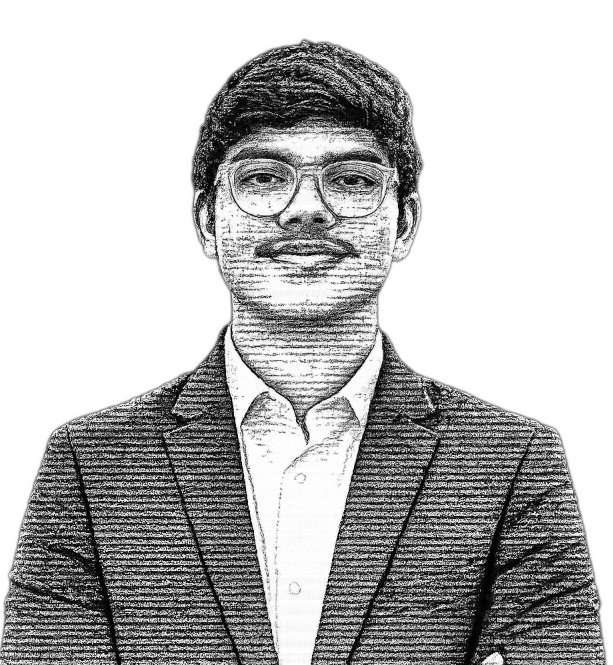
#> input picture source-prepped.png, 613 x 665 px; its folder holds 2 pictures in this run
$ python make_ascii_svg.py
#> lines starting #> are read from the running program, lines starting #| are printed output that depends on the picture
"""
Convert a portrait photo into a CLEAN, monochrome ASCII-art SVG (Andrew6rant
style: one light-gray color, subject isolated on a dark background) that "types"
itself in like a terminal, then holds.

Monochrome is deliberate -- per-character rainbow color is what makes ASCII
portraits look noisy. One fill color + a good density ramp + high contrast (so a
busy background washes out to blank) reads as neat and legible.

GitHub renders SVGs embedded via <img> and runs their SMIL animations there (JS
does not run). Each row is revealed with a left-to-right clip wipe plus a small
block cursor riding the wipe edge, staggered top -> bottom, so the whole
portrait prints once and freezes.
"""
from PIL import Image, ImageEnhance, ImageOps, ImageFilter
import html
import os
import sys

HERE = os.path.dirname(os.path.abspath(__file__))
# defaults to the prepped grayscale image (see prep_photo.py), which already has
# the background removed + local contrast applied.
SRC = sys.argv[1] if len(sys.argv) > 1 else os.path.join(HERE, "..", "source-prepped.png")
OUT = sys.argv[2] if len(sys.argv) > 2 else os.path.join(HERE, "..", "avi-ascii.svg")

COLS = 100
ROWS = 53
CELL_W = 8
CELL_H = 15
RAMP = " .`:-=+*cs#%@"  # bright(sparse) -> dark(dense); leading space clears bg

# the prepped image already has bg removed + CLAHE local contrast, so only
# light global tuning is needed here.
CONTRAST = 1.35
BRIGHTNESS = 1.0
GAMMA = 1.05          # >1 brightens mids -> face lands in sparser chars
SHARPEN = True
WHITE_FLOOR = 0.88    # luminance above this is forced to blank (space)

PAD = 20
TITLEBAR_H = 30
STATUS_H = 30
ART_W = COLS * CELL_W
ART_H = ROWS * CELL_H
CANVAS_W = ART_W + PAD * 2
CANVAS_H = TITLEBAR_H + ART_H + STATUS_H + PAD

BG = "#0d1117"
BG2 = "#111722"
FRAME = "#30363d"
TITLE_TEXT = "#7d8590"
INK = "#c9d1d9"      # the single ascii color (matches Andrew6rant)
CURSOR = "#c9d1d9"

# ---- reveal timing (one-shot; a cursor rasters top -> bottom) -------------
ROW_DUR = 0.11
STAGGER = 0.11       # == ROW_DUR -> a single cursor sweeping down

# ---- 1. sample the image into a COLS x ROWS grayscale grid ----------------
im = Image.open(SRC).convert("L")               # grayscale
#> im is the input picture: PIL image 613x665 L; min 0, max 255, mean 186.7
if SHARPEN:
    im = im.filter(ImageFilter.UnsharpMask(radius=2, percent=140, threshold=2))
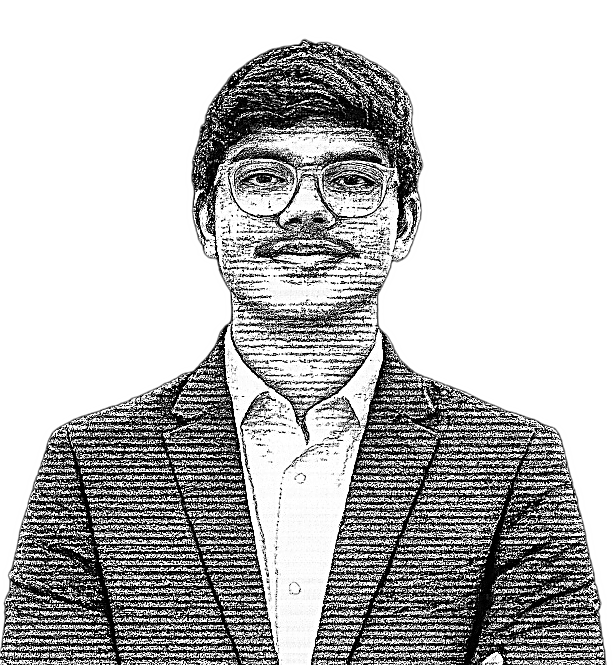
#> im: PIL image 613x665 L; min 0, max 255, mean 187.8
im = ImageEnhance.Brightness(im).enhance(BRIGHTNESS)
im = ImageEnhance.Contrast(im).enhance(CONTRAST)
im = im.resize((COLS, ROWS), Image.LANCZOS)
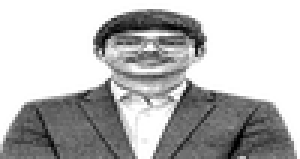
#> im: PIL image 100x53 L (shown 3 times larger); min 0, max 255, mean 183.8
px = im.load()

STATIC = bool(os.environ.get("STATIC"))  # emit frozen state for previews

rows_txt = []
for y in range(ROWS):
    chars = []
    for x in range(COLS):
        lum = px[x, y] / 255.0
        lum = pow(lum, GAMMA)
        if lum >= WHITE_FLOOR:
            chars.append(" ")
            continue
        idx = int((1.0 - lum) * (len(RAMP) - 1) + 0.5)
        idx = max(0, min(len(RAMP) - 1, idx))
        chars.append(RAMP[idx])
    rows_txt.append("".join(chars))
#> after the loop, rows_txt = 53 items

art_top = TITLEBAR_H + PAD * 0.35

# ---- 2. assemble SVG ------------------------------------------------------
parts = []
parts.append(
    f'<svg xmlns="http://www.w3.org/2000/svg" width="{CANVAS_W}" height="{CANVAS_H}" '
    f'viewBox="0 0 {CANVAS_W} {CANVAS_H}" font-family="ui-monospace, SFMono-Regular, '
    f'Menlo, Consolas, monospace">'
)
parts.append('<defs>'
             f'<linearGradient id="bg" x1="0" y1="0" x2="0" y2="1">'
             f'<stop offset="0" stop-color="{BG2}"/><stop offset="1" stop-color="{BG}"/>'
             f'</linearGradient></defs>')

parts.append(f'<rect width="{CANVAS_W}" height="{CANVAS_H}" rx="12" fill="url(#bg)"/>')
parts.append(f'<rect x="0.5" y="0.5" width="{CANVAS_W-1}" height="{CANVAS_H-1}" rx="12" '
             f'fill="none" stroke="{FRAME}" stroke-width="1"/>')

parts.append(f'<line x1="0" y1="{TITLEBAR_H}" x2="{CANVAS_W}" y2="{TITLEBAR_H}" stroke="{FRAME}"/>')
for i, dotcol in enumerate(["#ff5f56", "#ffbd2e", "#27c93f"]):
    parts.append(f'<circle cx="{PAD + i*16}" cy="{TITLEBAR_H/2}" r="5" fill="{dotcol}"/>')
parts.append(f'<text x="{CANVAS_W/2}" y="{TITLEBAR_H/2 + 4}" fill="{TITLE_TEXT}" font-size="12" '
             f'text-anchor="middle">abhinavaby@github: ~$ ./portrait.sh</text>')

# one <text> per row (single color -> no per-char markup, tiny file)
font_size = CELL_H * 0.86
for ry, line in enumerate(rows_txt):
    y = art_top + ry * CELL_H + CELL_H * 0.74
    row_y = art_top + ry * CELL_H
    delay = ry * STAGGER
    safe = html.escape(line)
    text = (f'<text xml:space="preserve" x="{PAD}" y="{y:.1f}" fill="{INK}" '
            f'font-size="{font_size:.1f}" textLength="{ART_W}" lengthAdjust="spacing">{safe}</text>')

    if STATIC:
        parts.append(text)
        continue

    parts.append(
        f'<clipPath id="r{ry}"><rect x="{PAD}" y="{row_y:.1f}" height="{CELL_H}" width="0">'
        f'<animate attributeName="width" from="0" to="{ART_W}" begin="{delay:.3f}s" '
        f'dur="{ROW_DUR:.2f}s" fill="freeze"/></rect></clipPath>'
    )
    parts.append(f'<g clip-path="url(#r{ry})">{text}</g>')
    parts.append(
        f'<rect y="{row_y+1:.1f}" width="{CELL_W}" height="{CELL_H-2}" fill="{CURSOR}" opacity="0">'
        f'<animate attributeName="x" from="{PAD}" to="{PAD+ART_W}" begin="{delay:.3f}s" '
        f'dur="{ROW_DUR:.2f}s" fill="freeze"/>'
        f'<set attributeName="opacity" to="0.85" begin="{delay:.3f}s"/>'
        f'<set attributeName="opacity" to="0" begin="{delay+ROW_DUR:.3f}s"/></rect>'
    )
#> this loop made 53 passes
#> (y, row_y, delay) on passes 1 to 12: (48.1, 37, 0), (63.1, 52, 0.11), (78.1, 67, 0.22), (93.1, 82, 0.33), (108.1, 97, 0.44), (123.1, 112, 0.55), (138.1, 127, 0.66), (153.1, 142, 0.77), (168.1, 157, 0.88), (183.1, 172, 0.99), (198.1, 187, 1.1), (213.1, 202, 1.21)
#> after the loop, parts = 168 items

# status bar with a steady blinking cursor
status_line_y = TITLEBAR_H + ART_H + PAD * 0.35
status_y = status_line_y + 19
parts.append(f'<line x1="0" y1="{status_line_y:.1f}" x2="{CANVAS_W}" y2="{status_line_y:.1f}" stroke="{FRAME}"/>')
parts.append(f'<text x="{PAD}" y="{status_y:.1f}" fill="{TITLE_TEXT}" font-size="13">'
             f'abhinavaby@github:~$ whoami <tspan fill="{INK}">Abhinav Aby</tspan></text>')
parts.append(f'<rect x="{PAD+227}" y="{status_y-12:.1f}" width="8" height="14" fill="{INK}">'
             f'<animate attributeName="opacity" values="1;1;0;0" keyTimes="0;0.5;0.51;1" '
             f'dur="1s" repeatCount="indefinite"/></rect>')

parts.append("</svg>")
svg = "".join(parts)
with open(OUT, "w") as f:
    f.write(svg)
print("wrote", OUT, len(svg), "bytes;", CANVAS_W, "x", CANVAS_H)
#| wrote scripts/../avi-ascii.svg 37810 bytes; 840 x 875
